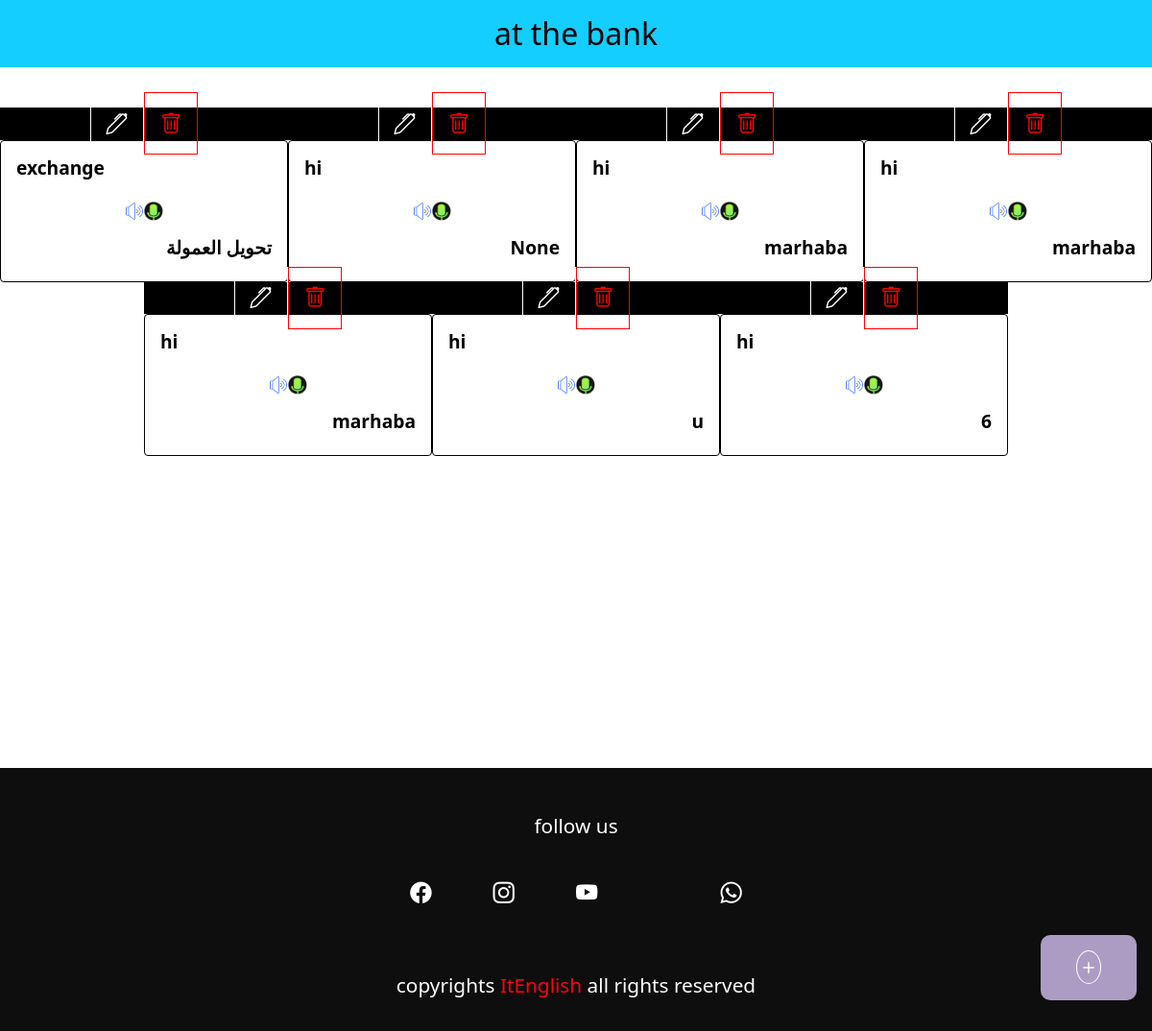
The page /conversation/at_the_bank/ on the database its author committed.
### base/models.py (models this page shows, shortened)
class Conversations(models.Model):
    title = models.CharField(max_length=200, null=True)
    slug = models.SlugField(max_length=200)
    title_arabic = models.CharField(max_length=200, null=True)
    image = models.ImageField(null=True, blank=True)
    model = 'Conversations'

class Conversation(models.Model):
    conversation =  models.ForeignKey(Conversations,on_delete=models.CASCADE)
    sentence_english = models.TextField(null=True,blank=True)
    sentence_arabic = models.TextField(null=True,blank=True)
    song = models.FileField(null=True, blank=True)
    @property
    def SongURL(self):
        try:
           url = self.song.url
        except:
            url = ''
        return url

### base/views.py (the view, shortened to what this page needs)
# urls.py: path('conversation/<slug:slug>/', views.conversation_detail,name='conversation'),
def conversation_detail(request,slug):
    conversations = get_object_or_404(Conversations,slug=slug)
    conversation = conversations.conversation_set.all()
    cotext={
        'conversations':conversation,
        'conv':conversations
    }
    return render(request,'conversation_detail.html',cotext)

### templates/conversation_detail.html (shortened to what this page needs)
{% extends "main.html" %}
{% load static %}
{% block content %}
    <div class="conversation-detail">
        <h2 class="conversation-title">{{conv.title}}  </h2>
        <div class="conversation-content">
            {% for conversation in conversations%}
            <div class="con-info">
                <div class="contr-btns" >
                    <a href="{% url 'conversation' conv.id conversation.id %}">
                    <i class="bi bi-pen" id="edit-btn"></i>
                    </a>
                    <a href="{% url 'delete' conv.id conversation.id %}">
                    <i style="color:red" id="remove-btn" class="bi bi-trash"></i>
                 </a>
                </div>
                <div class="conversation-sentences">
                <h3 class="sentence english">{{conversation.sentence_english}}</h3>
                <div class="play">
                    <img data-audio='{{conversation.SongURL}} ' src="{% static 'img/speaker_blue.png' %}" alt="" class="play-icon">
                    <img data-audioText='at the bank' src="img/recording.png" alt="" class="play-icon">
                </div>
                <h3 class="sentence arabic">{{conversation.sentence_arabic}}  </h3>
            </div>
            </div>
            {% endfor %}
        </div>
        <div class="addIcon" id="addIconC">
                <i class="bi bi-plus">
                </i>
            </div>
    </div>
{% endblock %}

### templates/main.html (shortened to what this page needs)
{% load static %}
<!DOCTYPE html>
<html lang="en">
<head>
    <link href="{% static 'assets/vendor/aos/aos.css'%}" rel="stylesheet">
    <link href="{% static 'assets/vendor/bootstrap/css/bootstrap.min.css'%}" rel="stylesheet">
    <link href="{% static 'assets/vendor/bootstrap-icons/bootstrap-icons.css'%}" rel="stylesheet">
    <link href="{% static 'assets/vendor/boxicons/css/boxicons.min.css'%}" rel="stylesheet">
    <link href="{% static 'assets/vendor/glightbox/css/glightbox.min.css'%}" rel="stylesheet">
    <link href="{% static 'assets/vendor/remixicon/remixicon.css'%}" rel="stylesheet">
    <link href="{% static 'assets/vendor/swiper/swiper-bundle.min.css'%}" rel="stylesheet">
    <link href="{% static 'css/styles.css'%}" rel="stylesheet">
</head>
<body>
    {% block content%}
    {% endblock %}
<footer class="footer">
        <div class="ft-con">
        <div class="follow-us">
            <h3 class="follow-text">follow us</h3>
            <div class="social">
                <i class="bi bi-facebook"></i>
                <i class="bi bi-instagram"></i>
                <i class="bi bi-youtube"></i>
                <i class="bi bi-linkedIn"></i>
                <i class="bi bi-whatsapp"></i>
            </div>
        </div>
        <div class="copyright">
            <p class="copyright-p">
                copyrights <span class="site-name">ItEnglish</span>
                all rights reserved
            </p>
        </div>
        </div>
    </footer>
</body>
</html>

### static/css/styles.css (style rules this page uses)
:root { --color: #fff; --color2: #FDFDFD; --color3: #FF9B00; --tran-color: rgba(0,0,0,.6); --bgc1: #262626; --bgc2: #AAAAAA; }
* { padding: 0; margin: 0; box-sizing: border-box; }
html { font-size: 10% 11px; }
body { color: #fff; }
a { text-decoration: none; }
i { font-size: 1.1rem; color: #fff; }
.site-name { color: #FF0012; font-size: 1.3rem; }
.footer { width: 100%; display: flex; flex-direction: column; justify-content: center; align-items: center; background-color: #0E0E0E; padding: 1rem; }
.ft-con { width: 400px; display: flex; flex-direction: column; justify-content: center; align-items: center; }
.follow-us { padding-top: 2rem; width: 100%; display: flex; flex-direction: column; justify-content: center; align-items: center; }
.follow-text { text-align: center; font-size: 1.3rem; color: #fff; }
.social { display: flex; justify-content: center; }
.social i { margin: 1rem; padding: 1rem; border-radius: 5px; font-size: 1.4rem; transition: 1s; }
.copyright { padding-top: 2rem; width: 100%; display: flex; flex-direction: column; justify-content: center; align-items: center; }
.copyright-p { width: 100%; text-align: center; font-size: 1.3rem; color: #fff; }
.addIcon { width: 100px; align-self: center; margin: 1rem 0; position: fixed; bottom: 1rem; right: 1rem; padding: 1rem; background-color: #AC9CC3; border-radius: 10px; text-align: center; }
.addIcon i { font-size: 1.5rem; border-radius: 50%; border: 1px solid #fff; }
.conversation-detail { width: 100%; height: 100vh; color: #000; display: flex; flex-direction: column; }
.conversation-title { width: 100%; padding: 1rem; text-align: center; position: fixed; z-index: 2; background-color: #13CEFF; }
.conversation-content { padding-top: 7rem; display: flex; flex-wrap: wrap; justify-content: center; width: 100%; }
.contr-btns { display: flex; justify-content: center; align-items: center; background-color: #000; }
.contr-btns i { padding: 1rem; font-size: 1.4rem; border: 1px solid ; }
.conversation-sentences { width: 300px; display: flex; border: 1px solid ; border-radius: 4px ; min-height: 6rem; flex-direction: column; justify-content: center; padding: 1rem; }
.sentence { width: 100%; font-size: 1.2rem; font-weight: 600; }
.english { text-align: left; }
.arabic { text-align: right; }
.play { width: 100%; display: flex; justify-content: center; align-items: center; padding: 1rem; }
.play-icon { width: 20px; height: 20px; }

### rows shown on the page
Conversations: title "at the bank"
Conversation: sentence_english "exchange", sentence_arabic "تحويل العمولة"
Conversation: sentence_english "hi", sentence_arabic "None"
Conversation: sentence_english "hi", sentence_arabic "marhaba"
Conversation: sentence_english "hi", sentence_arabic "marhaba"
Conversation: sentence_english "hi", sentence_arabic "marhaba"
Conversation: sentence_english "hi", sentence_arabic "u"
Conversation: sentence_english "hi", sentence_arabic "6"
